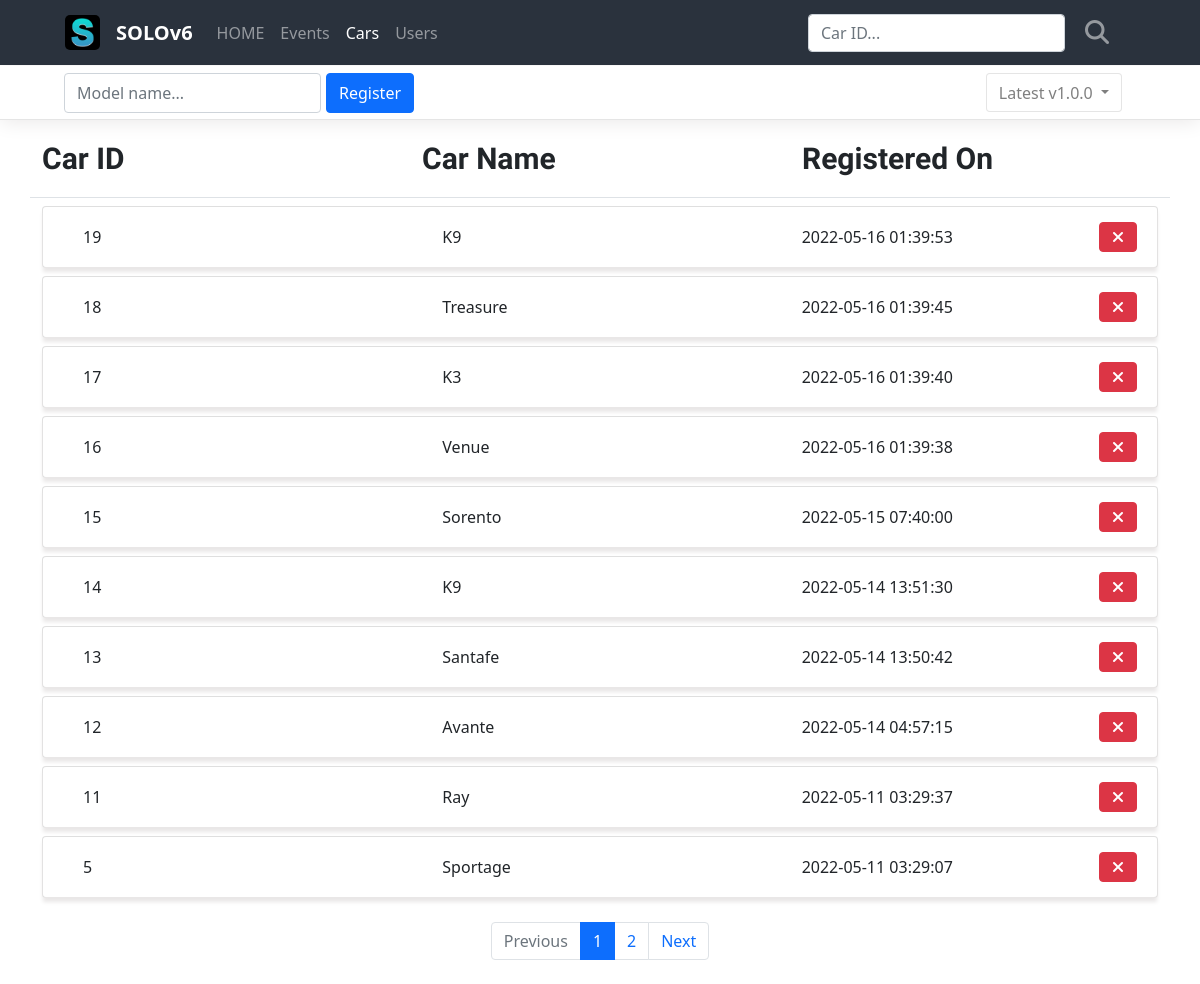
Page /cars/ on the earlier database version.
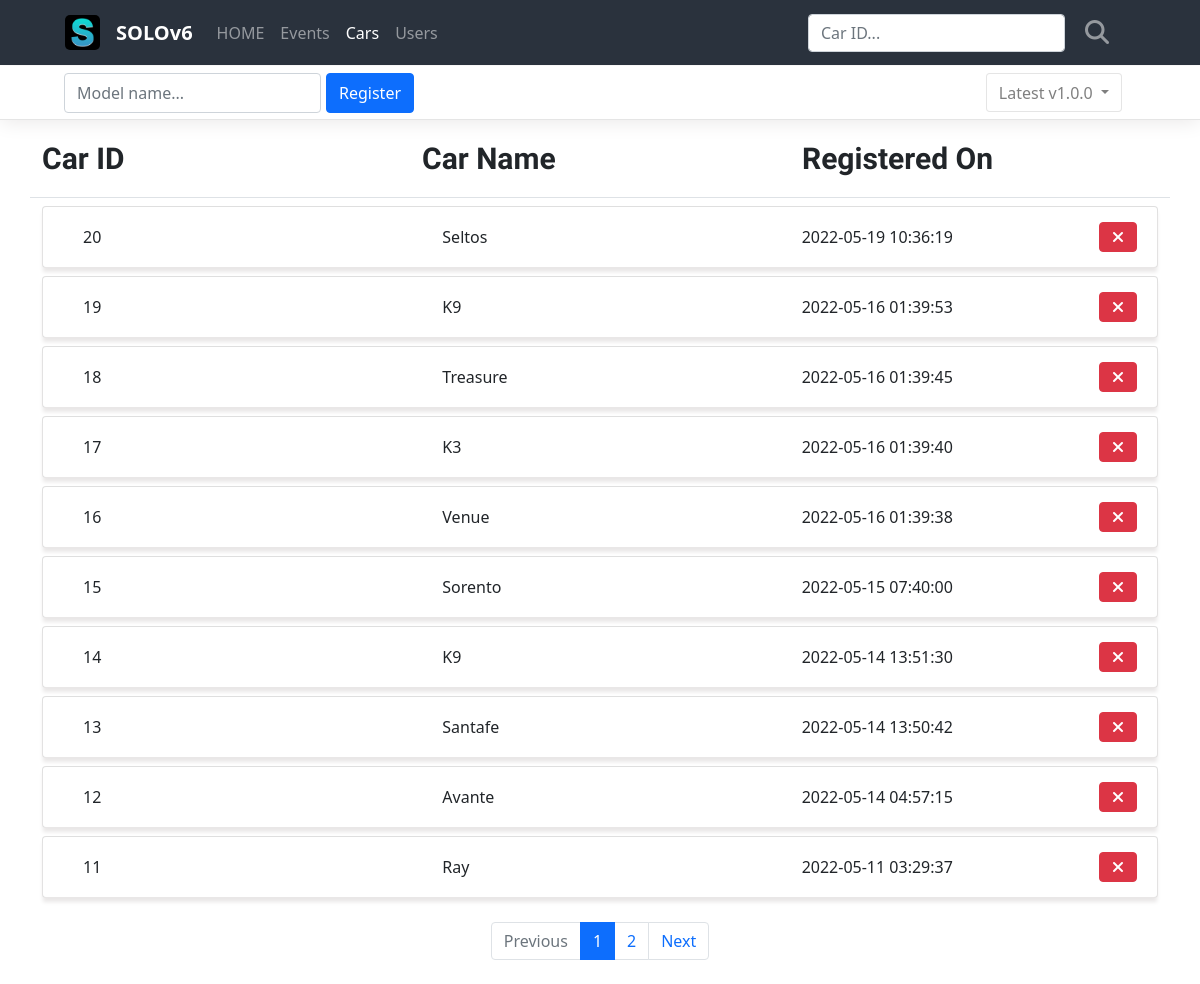
Same page on the later database version.
### project/models/car.py (models this page shows, shortened)
class Car(db.Model):
    id = db.Column(db.Integer, primary_key=True)
    car_name = db.Column(db.String(10), nullable=False)
    registered_on = db.Column(db.DateTime(), default=func.now())

### project/routes/car_routes.py (the view)
@blueprint.route('/')
def cars():
    page = request.args.get('page', type=int, default=1)
    needle = request.args.get('needle', type=str, default='')
    car_list = CarModel.query.order_by(CarModel.registered_on.desc())
    if needle:
        car_list = car_list.filter(
            CarModel.id.ilike(needle)
        )
    car_list = car_list.paginate(page, per_page=10)
    return render_template('cars.html', car_list=car_list, page=page, needle=needle)

### project/templates/cars.html (shortened to what the changed rows need)
<link rel="stylesheet" href="../static/css/cars.css">
{% extends 'base.html' %}
{% block content %}
<div class="main">
    <div class="container list-box">
        {% if car_list %}
            {% for car in car_list.items %}
            <div class="card my-2">
                <div class="card-body">
                    <div class="row card-body-row">
                        <div class="col list-col">
                            {{ car.id }}
                        </div>
                        <div class="col list-col">
                            {{ car.car_name }}
                        </div>
                        <div class="col list-col">
                            {{ car.registered_on }}
                            <div class="cancel-box">
                                <form class="delete-form" action="{{ url_for('cars.delete') }}" method="post">
                                    <button type="submit" class="btn btn-danger mb-3 cancel-btn">
                                        <i class="fa-solid fa-xmark"></i>
                                    </button>
                                </form>
                            </div>
                        </div>
                    </div>
                </div>
            </div>
            {% endfor %}
        {% else %}
        <div class="row">
            <div class="col-12">
                <h2>❌ No Car Registered ❌</h2>
            </div>
        </div>
        {% endif %}
    </div>
</div>
<ul class="pagination my-4 justify-content-center">
    {% for page_num in car_list.iter_pages() %}
    {% if page_num %}
    {% if page_num != car_list.page %}
    <li class="page-item">
        <a class="page-link" href="?page={{ page_num }}">{{ page_num }}</a>
    </li>
    {% else %}
    <li class="page-item active" aria-current="page">
        <a class="page-link" href="javascript:void(0)">{{ page_num }}</a>
    </li>
    {% endif %}
    {% else %}
    <li class="disabled">
        <a class="page-link" href="javascript:void(0)">...</a>
    </li>
    {% endif %}
    {% endfor %}
</ul>
{% endblock %}

Differences in the rows shown:
no longer on this page (row unchanged): Car: id "5", car_name "Sportage", registered_on "2022-05-11 03:29:07"
added Car: id "20", car_name "Seltos", registered_on "2022-05-19 10:36:19"
